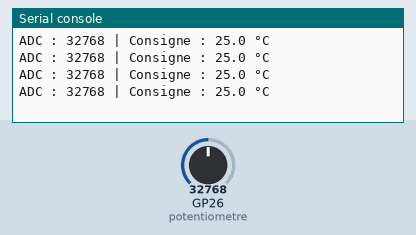
This program was run on a simulated Raspberry Pi Pico running MicroPython. Shown: the last lines printed to the serial console. Inputs (shaded band) come from the test bench; at power-on: GP26 (potentiometre) = 32768 (analog values on the 0–65535 scale).

Above: at 1.2 s.
1.3 s: GP26 (potentiometre) set to 45874
At 1.71 s:
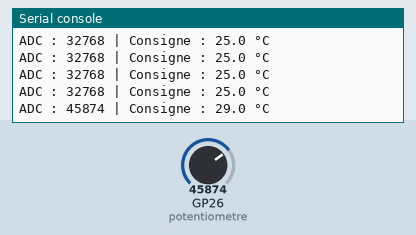
2.8 s: GP26 (potentiometre) set to 57670
At 2.91 s:
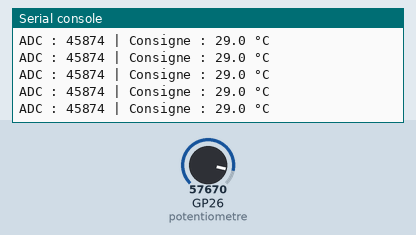
Timing chart, 0 to 5.8 s (numbered marks = the images above; inputs shaded):
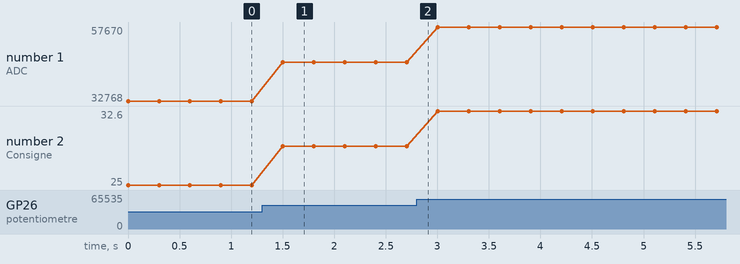

Measured:
- after the input at 1.3 s, the serial console: prints a new line after 0.20 s (image 1)
- plotted number 1: 32768 → 45874 after the input at 1.3 s, 45874 → 57670 after the input at 2.8 s
- plotted number 2: 25 → 29 after the input at 1.3 s, 29 → 32.6 after the input at 2.8 s

The program:

lecture_consigne.py
```python
from machine import ADC, Pin
from utime import sleep_ms

potentiometre = ADC(Pin(26))

while True:
    valeur = potentiometre.read_u16()

    consigne = 15 + (valeur / 65535) * 20

    print("ADC :", valeur,
          "| Consigne :", round(consigne, 1), "°C")

    sleep_ms(300)
```
